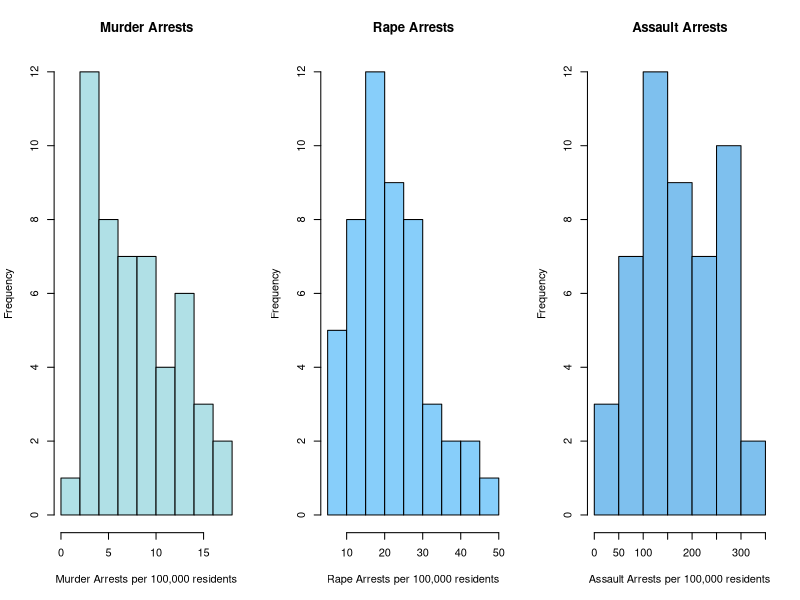
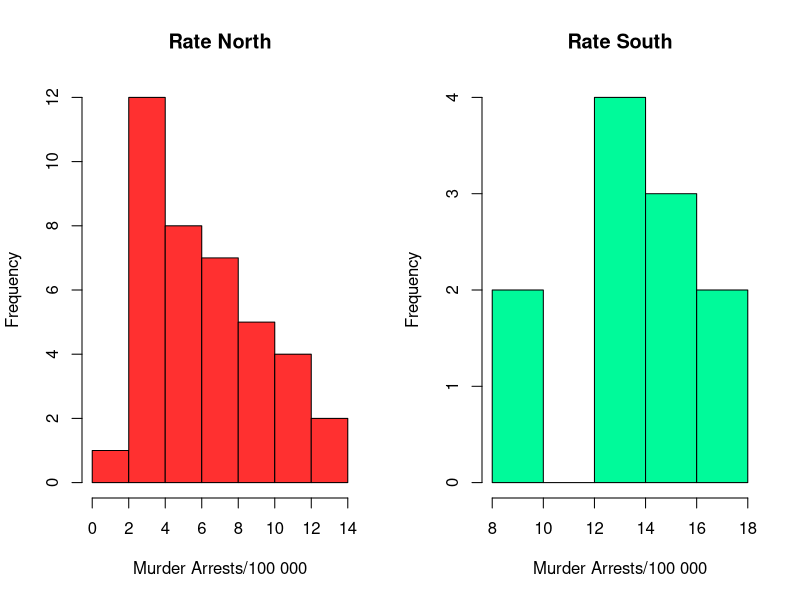
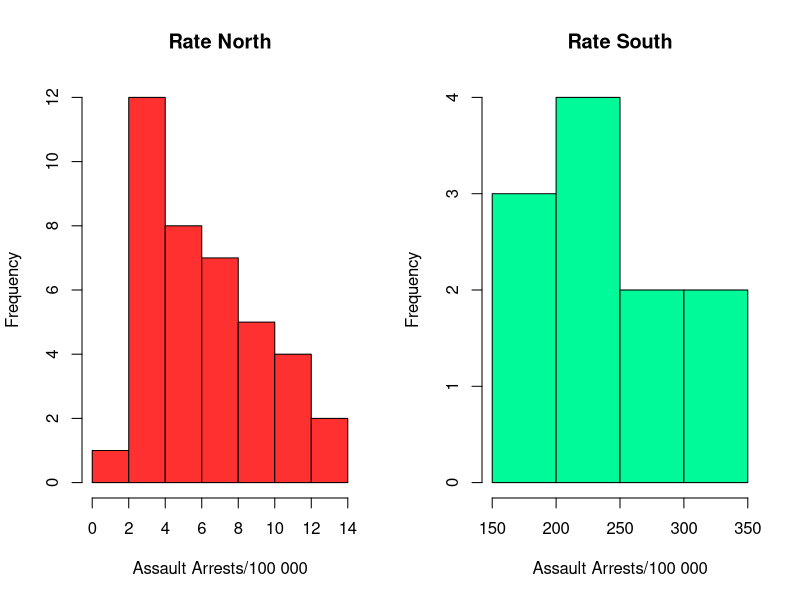
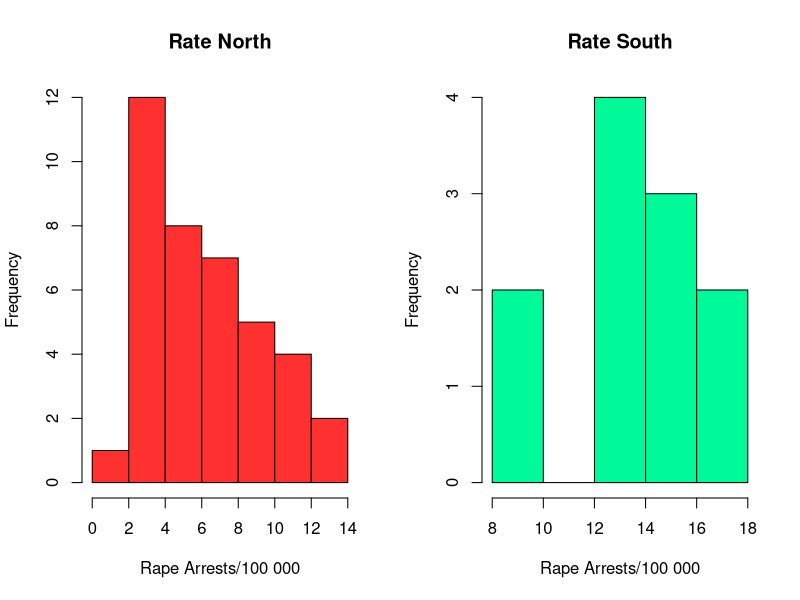
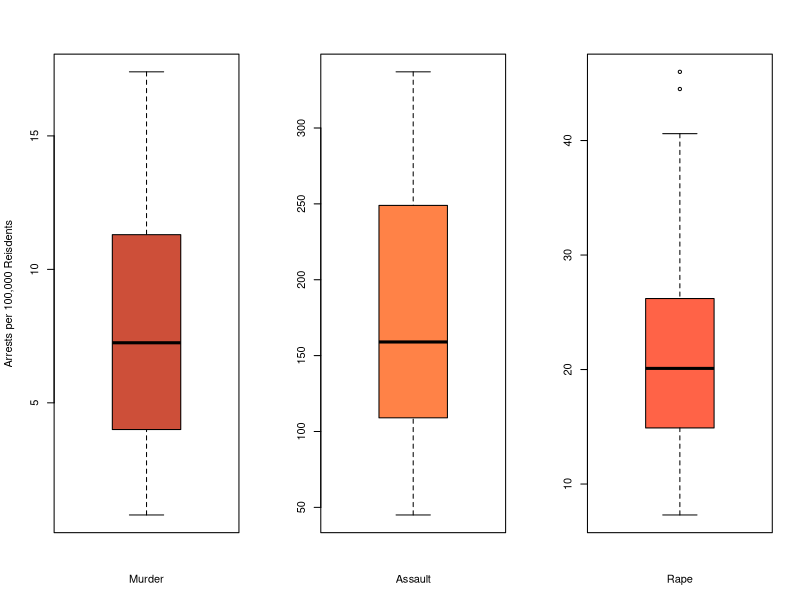
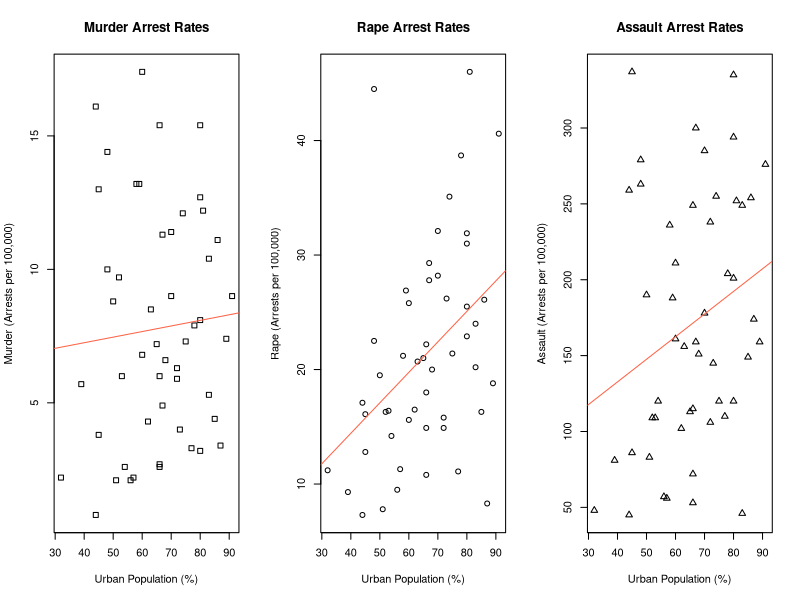

The R source for these figures, in order:
## ---- chunk 1
#use "USArrests" data set within R
data("USArrests")
?USArrests
## ---- chunk 2
summary(USArrests)
## ---- chunk 3
names(USArrests)
## ---- chunk 4
old.par <- par(mfrow=c(1, 3))
hist(USArrests$Murder, main = 'Murder Arrests', xlab = 'Murder Arrests per 100,000 residents', col="powderblue")
hist(USArrests$Rape, main = 'Rape Arrests', xlab = 'Rape Arrests per 100,000 residents', col="lightskyblue")
hist(USArrests$Assault, main = 'Assault Arrests', xlab = 'Assault Arrests per 100,000 residents', col="skyblue2")
par(old.par)
## ---- chunk 5
USArrests$state <- rownames(USArrests)
USArrests$dixie <- USArrests$state
USArrests$dixie <- 0
USArrests$dixie[which(USArrests$state=="Florida")] <- 1 #former Confederate State
USArrests$dixie[which(USArrests$state=="Georgia")] <- 1 #former Confederate State
USArrests$dixie[which(USArrests$state=="North Carolina")] <- 1 #former Confederate State
USArrests$dixie[which(USArrests$state=="South Carolina")] <- 1 #former Confederate State
USArrests$dixie[which(USArrests$state=="Mississippi")] <- 1 #former Confederate State
USArrests$dixie[which(USArrests$state=="Alabama")] <- 1 #former Confederate State
USArrests$dixie[which(USArrests$state=="Texas")] <- 1 #former Confederate State
USArrests$dixie[which(USArrests$state=="Virginia")] <- 1 #former Confederate State
USArrests$dixie[which(USArrests$state=="Arkansas")] <- 1 #former Confederate State
USArrests$dixie[which(USArrests$state=="Tennessee")] <- 1 #former Confederate State
USArrests$dixie[which(USArrests$state=="Louisiana")] <- 1 #former Confederate State
# Descriptive Statistics: Dixie Murder
par(mfrow=c(1,2))
hist(USArrests$Murder[USArrests$dixie==0],
     main="Rate North",
     col=(c("firebrick1")),
     xlab="Murder Arrests/100 000", ylab="Frequency")
hist(USArrests$Murder[USArrests$dixie==1],
     main="Rate South",
     col=(c("mediumspringgreen")),
     xlab="Murder Arrests/100 000", ylab="Frequency")
hist(USArrests$Murder[USArrests$dixie==0],
     main="Rate North",
     col=(c("firebrick1")),
     xlab="Assault Arrests/100 000", ylab="Frequency")
hist(USArrests$Assault[USArrests$dixie==1],
     main="Rate South",
     col=(c("mediumspringgreen")),
     xlab="Assault Arrests/100 000", ylab="Frequency")
hist(USArrests$Murder[USArrests$dixie==0],
     main="Rate North",
     col=(c("firebrick1")),
     xlab="Rape Arrests/100 000", ylab="Frequency")
hist(USArrests$Murder[USArrests$dixie==1],
     main="Rate South",
     col=(c("mediumspringgreen")),
     xlab="Rape Arrests/100 000", ylab="Frequency")
par(mfrow=c(1,1))
list(Mmean <- tapply(USArrests$Murder, USArrests$dixie, mean))
list(Amean <- tapply(USArrests$Assault, USArrests$dixie, mean))
list(Rmean <- tapply(USArrests$Rape, USArrests$dixie, mean))
## ---- chunk 6
attach(USArrests)
par(mfrow=c(1,3)) 
# create simple boxplots, with labels and colors
boxplot(USArrests$Murder, col="tomato3", xlab="Murder", ylab="Arrests per 100,000 Reisdents")
boxplot(USArrests$Assault, col="sienna1", xlab="Assault")
boxplot(USArrests$Rape, col="tomato", xlab="Rape")
## ---- chunk 7
old.par <- par(mfrow=c(1, 3))
#plot of Urban Population vs. Murders
plot(x = USArrests$UrbanPop, y = USArrests$Murder,xlab = "Urban Population (%)", ylab = "Murder (Arrests per 100,000)", pch=0)
title("Murder Arrest Rates")
fit <- lm(USArrests$Murder ~ USArrests$UrbanPop)   # Murder 'as a linear function of' Urban Population
abline(fit,  col="tomato")

#plot of Urban Population vs. Rapes
plot(x = USArrests$UrbanPop, y = USArrests$Rape,xlab = "Urban Population (%)", ylab = "Rape (Arrests per 100,000)", pch=1)
title("Rape Arrest Rates")
fit <- lm(USArrests$Rape ~ USArrests$UrbanPop)   # Rape 'as a linear function of' Urban Population
abline(fit, col="tomato")

#plot of Urban Population vs. Assault
plot(x = USArrests$UrbanPop, y = USArrests$Assault,xlab = "Urban Population (%)", ylab = "Assault (Arrests per 100,000)", pch=2)
title("Assault Arrest Rates")
fit <- lm(USArrests$Assault ~ USArrests$UrbanPop)   # Assault 'as a linear function of' Urban Population
abline(fit, col="tomato")
par(old.par)
## ---- chunk 8
cor.test(log(USArrests$UrbanPop), USArrests$Assault)
## ---- chunk 9
cor.test(log(USArrests$UrbanPop), USArrests$Rape)
## ---- chunk 10
cor.test(log(USArrests$UrbanPop), USArrests$Murder)
